Frame 1 (no input): blank canvas, image omitted
Frame 60 (the mouse pressed at the canvas centre just before this capture): blank canvas, image omitted
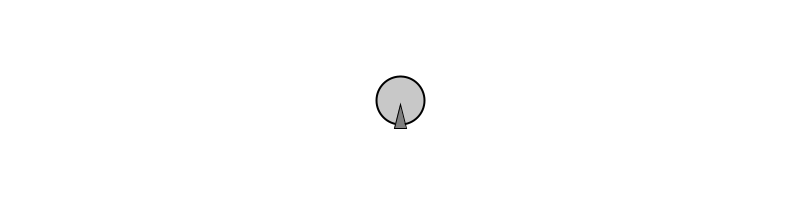
Frame 120 (the mouse held since frame 60 and released just before this capture)

The Processing sketch whose frames 1 and 60 were blank and that drew this single picture after the mouse press (run headless with seeded random() and noise(); from frame 60 on, the mouse is pressed at the canvas centre):

// Processing sketch: Seek
// ── Seek.pde
Vehicle v;

void setup() {
  size(800, 200);
  v = new Vehicle(width/2, height/2);
  smooth();
}

void draw() {
  if (mousePressed) {

    background(255);

    PVector mouse = new PVector(mouseX, mouseY);

    // Draw an ellipse at the mouse location
    fill(200);
    stroke(0);
    strokeWeight(2);
    ellipse(mouse.x, mouse.y, 48, 48);

    // Call the appropriate steering behaviors for our agents
    v.seek(mouse);
    v.update();
    v.display();
  }
}

// ── Vehicle.pde
// The "Vehicle" class

class Vehicle {

  PVector location;
  PVector velocity;
  PVector acceleration;
  float r;
  float maxforce;    // Maximum steering force
  float maxspeed;    // Maximum speed

  Vehicle(float x, float y) {
    acceleration = new PVector(0,0);
    velocity = new PVector(0,-2);
    location = new PVector(x,y);
    r = 6;
    maxspeed = 4;
    maxforce = 0.1;
  }

  // Method to update location
  void update() {
    // Update velocity
    velocity.add(acceleration);
    // Limit speed
    velocity.limit(maxspeed);
    location.add(velocity);
    // Reset accelerationelertion to 0 each cycle
    acceleration.mult(0);
  }

  void applyForce(PVector force) {
    acceleration.add(force);
  }

  // A method that calculates a steering force towards a target
  // STEER = DESIRED - VELOCITY
  void seek(PVector target) {
    PVector desired = PVector.sub(target,location);  // A vector pointing from the location to the target
    
    // Normalize desired and scale to maximum speed
    desired.normalize();
    desired.mult(maxspeed);
    
    // Steering = Desired - velocity
    PVector steer = PVector.sub(desired,velocity);
    steer.limit(maxforce);  // Limit to maximum steering force
    
    applyForce(steer);
  }
    
  void display() {
    beginShape();
    stroke(0);
    strokeWeight(1);
    noFill();
    endShape();
    
    
    // Draw a triangle rotated in the direction of velocity
    float theta = velocity.heading2D() + PI/2;
    fill(127);
    stroke(0);
    strokeWeight(1);
    pushMatrix();
    translate(location.x,location.y);
    rotate(theta);
    beginShape();
    vertex(0, -r*2);
    vertex(-r, r*2);
    vertex(r, r*2);
    endShape(CLOSE);
    popMatrix();    
    
  }
}
